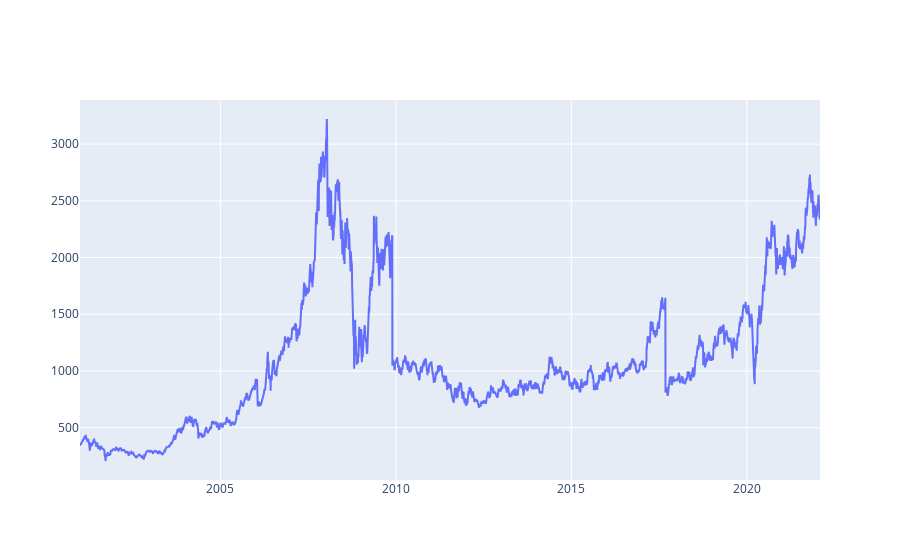

Write notebook code for a chart like this one.
### Code cell
fig = go.Figure()
fig.add_trace(go.Scatter(x=data['date'], y=data['close'], mode='lines', name='closing price'))

# fig.update_xaxes(range=["2009-11-01", "2021-11-01"])
# fig.update_yaxes(range=[500, 2500])

### Figure 1 — Plotly figure (JSON) as saved in the notebook; plotly's stock layout.template omitted (floating-point values rounded to 4 significant figures; data arrays with more than 128 entries replaced by an {"elided": "..."} marker saying what was removed)
{"data": [{"mode": "lines", "name": "closing price", "type": "scatter", "x": {"elided": "5248 str values"}, "y": {"elided": "5248 float values"}}], "layout": {}}
